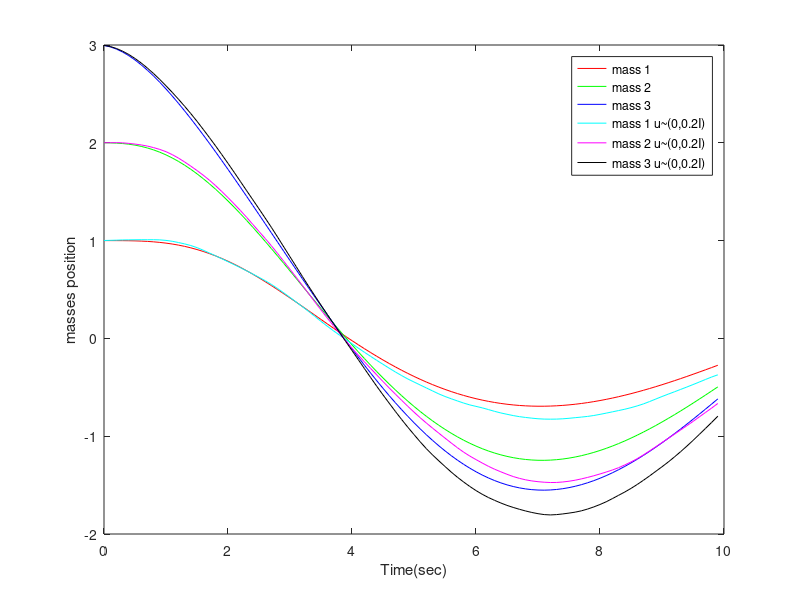

Reproduce this figure in MATLAB. (Note: this script raises an error after producing the figure.)

clc;
clear;
%----------------------------problem 2-------------------------------------
A_c = [0 0 0 1 0 0; 0 0 0 0 1 0; 0 0 0 0 0 1; -2 1 0 -1.6 0.8 0; 1 -2 1 0.8 -1.6 0.8; 0 1 -1 0 0.8 -0.8];
B_c = [0 0 0; 0 0 0; 0 0 0; 1 0 0; 0 1 0; 0 0 1];
C_c = [0 1 0 0 0 0 ;0 0 0 1 0 0 ; 0 0 0 0 0 1];

dT = 0.1;

A_d = expm(A_c * dT);
B_d = (expm(A_c * dT) - eye(6))*inv(A_c)*B_c;

sigma_u = [0.2 0;0 0.2];
sigma_v = [0.1 0;0 0.1];
%-------------------discrete time system simulation------------------------
x0 =[1 2 3 0 0 0]';
x_k = x0;
x_k1 = x_k;
u=[0 0 0]';
n=0;
xp = zeros(6,100);
xp(:,1) = x_k;
while(n<100)
x_k = x_k1;
x_k1 = A_d * x_k + B_d*u;
xp(:,n+1) = x_k1;
n=n+1;
end
x2_k = x0;
x2_k1 = x2_k;
n2=0;
xp2 = zeros(6,100);
xp2(:,1) = x2_k;
while(n2<100)
x2_k = x2_k1;
urand = normrnd(0,0.2*eye(3));
uk=[urand(1,1);urand(2,2);urand(3,3)];
x2_k1 = A_d * x2_k + B_d*uk;
xp2(:,n2+1) = x2_k1;
n2=n2+1;
end
t=0:0.1:10-0.1;
h1 = plot(t, xp(1,:), 'r', t, xp(2,:),'g',t, xp(3,:), 'b', t, xp2(1,:), 'c', t, xp2(2,:),'m', t, xp2(3,:),'k');
%h1 = plot(t, xp(1,:), '-', t, xp(2,:),'-.');
xlabel('Time(sec)');
ylabel('masses position');
legend('mass 1','mass 2','mass 3','mass 1 u~(0,0.2I)','mass 2 u~(0,0.2I)','mass 3 u~(0,0.2I)');
%-----------------------continous system simulation------------------------
x0 = [1 2 3 0 0 0]' ;
t0 = 0: 0.1: 10;
zz = my_rk4(@spring_sys,t0,x0);
zz2 = my_rk4(@spring_sys2,t0,x0);
figure
h2 = plot(t0,zz(1,:),'r',t0,zz(2,:),'g',t0,zz(3,:),'b',t0,zz2(1,:),'c',t0,zz2(2,:),'m',t0,zz2(3,:),'k' );

xlabel('Time(sec)');
ylabel('masses position');
legend('mass 1','mass 2','mass 3','mass 1 u~(0,0.2I)','mass 2 u~(0,0.2I)','mass 3 u~(0,0.2I)');
% system model with u=[0 0]'
function dx= spring_sys(t,x)
u=[0 0 0]' ;
dx=[1 2 3 0 0 0]';
A_c = [0 0 0 1 0 0; 0 0 0 0 1 0; 0 0 0 0 0 1; -2 1 0 -1.6 0.8 0; 1 -2 1 0.8 -1.6 0.8; 0 1 -1 0 0.8 -0.8];
B_c = [0 0 0; 0 0 0; 0 0 0; 1 0 0; 0 1 0; 0 0 1];
dx = A_c * x +B_c *u;
end
% system model with u ~ N(0, 0.2*eye(2))
function dx= spring_sys2(t,x)
urand = normrnd(0,0.2*eye(3));
u=[urand(1,1);urand(2,2);urand(3,3)];
dx=[1 2 3 0 0 0]';
A_c = [0 0 0 1 0 0; 0 0 0 0 1 0; 0 0 0 0 0 1; -2 1 0 -1.6 0.8 0; 1 -2 1 0.8 -1.6 0.8; 0 1 -1 0 0.8 -0.8];
B_c = [0 0 0; 0 0 0; 0 0 0; 1 0 0; 0 1 0; 0 0 1];
dx = A_c * x +B_c *u;
end
function YY = my_rk4(f,t0,x0)
dt = t0(2)-t0(1);
YY = zeros(length(x0),length(t0));
xn = x0;
YY(:,1)= xn;
dx1 = f(dt, xn)*dt;
xh1 = xn + dx1/2;
dx2 = f(dt, xh1)*dt;
xh2 = xn + dx2/2;
dx3 = f(dt, xh2)*dt;
xh3 = xn + dx3;
dx4 = f(dt, xh3)*dt;
xn1 = xn+(dx1+2*dx2+2*dx3+dx4)/6;
flag = 1;
while(flag<length(t0))
xn = xn1;
YY(:,flag+1) = xn;
dx1 = f(dt, xn)*dt;
xh1 = xn + dx1/2;
dx2 = f(dt,xh1)*dt;
xh2 = xn + dx2/2;
dx3 = f(dt,xh2)*dt;
xh3 = xn + dx3;
dx4 = f(dt,xh3)*dt;
xn1 = xn +(dx1+2*dx2+2*dx3+dx4)/6;
flag = flag +1;
end
end
